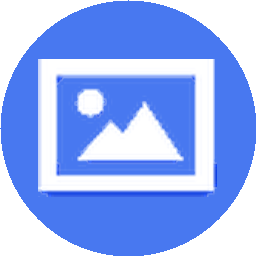
#> input picture WebSite/search/googleimage.png, 256 x 256 px
$ python normalize-icon.py ../search/googleimage.png out.png
#> lines starting #> are read from the running program, lines starting #| are printed output that depends on the picture
#!/usr/bin/env python3
"""把单个 PNG 图标归一化为统一风格。

用法：
    python scripts/normalize-icon.py <input.png> <output.png> --style <STYLE>

风格：
    circle      把 logo 放在圆形色板上（CSS border-radius:50% 会把它裁成圆）
    rounded     把 logo 放在圆角色板上
    ring        仅统一尺寸/留白，并加一个细描边环，不改背景

设计原则：
    - 不重新绘制、不变色、不转单色：保留原 logo 的图形与颜色。
    - 只统一画布尺寸、内边距、背景板形状/颜色。
"""
from __future__ import annotations

import argparse
import math
import sys
from pathlib import Path

from PIL import Image


CANVAS = 256
SAFE = 0.70  # logo 占画布直径的 70%


def luminance(rgb):
    r, g, b = rgb
    return 0.299 * r + 0.587 * g + 0.114 * b


def saturation(rgb):
    r, g, b = rgb
    mx, mn = max(r, g, b), min(r, g, b)
    if mx == 0:
        return 0
    return (mx - mn) / mx


def adjust_plate_color(color, lo=55, hi=210):
    """把 plate 颜色亮度钳到可见区间，避免在深浅主题里消失。"""
    r, g, b = color
    lum = luminance(color)
    if lum < lo:
        factor = min(2.0, (lo + 30) / max(lum, 1))
        r, g, b = min(255, int(r * factor)), min(255, int(g * factor)), min(255, int(b * factor))
    elif lum > hi:
        factor = max(0.55, (hi - 30) / max(lum, 1))
        r, g, b = int(r * factor), int(g * factor), int(b * factor)
    return (r, g, b)


def mark_looks_multicolor(im: Image.Image):
    """如果 mark 本身包含多种显著颜色（如 Google、Wikipedia），用中性底比单一主色更稳。"""
    hist = {}
    for y in range(im.size[1]):
        for x in range(im.size[0]):
            r, g, b, a = im.getpixel((x, y))
            if a < 128:
                continue
            key = (r // 18, g // 18, b // 18)
            hist[key] = hist.get(key, 0) + 1
    if not hist:
        return False
    total = sum(hist.values())
    items = sorted(hist.items(), key=lambda kv: -kv[1])
    # 第一名不够压倒，且前三名加起来不够集中
    top1_share = items[0][1] / total
    top3_share = sum(v for _, v in items[:3]) / total
    return top1_share < 0.45 and top3_share < 0.75


def normalize(input_path: str, output_path: str, style: str):
#> called with input_path = '../search/googleimage.png', output_path = 'out.png', style = 'circle'
    im = Image.open(input_path)
#> im is the input picture: PIL image 256x256 RGBA; mean R, G, B, A 91.6, 119.8, 191.1, 197.9

    # 1. 判断背景色（通常就是边缘最常见的颜色）
    rgba = im.convert("RGBA")
    bg, bg_ratio = detect_bg_color(rgba)

    # 2. 背景是否"中性"（白/黑/灰/透明）？
    bg_is_neutral = (
        bg is None  # 透明
        or max(bg) - min(bg) <= 30  # 灰
        or luminance(bg) < 35  # 近黑
        or luminance(bg) > 225  # 近白
    )

    if bg_is_neutral and bg is not None:
        # 中性背景：抠掉，用前景主色当 plate
        fg = knock_out_color(rgba, bg)
        plate_color = dominant_color(fg, ignore_transparent=True) or bg
    else:
        # 品牌色背景：用这个颜色当 plate，同时把 mark 抠出来以便放大/居中
        plate_color = bg if bg else dominant_color(rgba, ignore_transparent=True)
        fg = knock_out_color(rgba, bg) if bg else rgba

    # 多色 mark（Google、Wikipedia 等）用中性底，避免某一品牌色喧宾夺主
    if mark_looks_multicolor(fg):
        plate_color = (240, 240, 240)

    plate_color = adjust_plate_color(plate_color or (128, 128, 128))

    # 3. 按内容（mark）裁剪并缩放到安全区
    bbox = fg.getbbox()
    if bbox:
        fg = fg.crop(bbox)

    src_w, src_h = fg.size
    target = int(CANVAS * SAFE)
    scale = target / max(src_w, src_h)
    new_w = max(1, int(src_w * scale))
    new_h = max(1, int(src_h * scale))
    if (new_w, new_h) != fg.size:
        fg = fg.resize((new_w, new_h), Image.Resampling.LANCZOS)

    # 4. 新建画布并画 plate + mark
    canvas = Image.new("RGBA", (CANVAS, CANVAS), (0, 0, 0, 0))
    cx, cy = CANVAS // 2, CANVAS // 2
    radius = CANVAS // 2

    if style in ("circle", "rounded"):
        draw_plate(canvas, style, cx, cy, radius, plate_color)
        lx = (CANVAS - new_w) // 2
        ly = (CANVAS - new_h) // 2
        canvas.paste(fg, (lx, ly), fg)
    elif style == "ring":
        lx = (CANVAS - new_w) // 2
        ly = (CANVAS - new_h) // 2
        canvas.paste(fg, (lx, ly), fg)
        draw_ring(canvas, cx, cy, radius)
    else:
        raise SystemExit(f"未知风格：{style}")

    canvas.save(output_path, "PNG")


def detect_bg_color(im: Image.Image):
    """返回 (背景 RGB, 背景占比)。透明背景返回 (None, 透明占比)。"""
    w, h = im.size
#> w = 256; h = 256
    # 优先看边缘像素
    edges = []
    for y in range(h):
        for x in [0, w - 1]:
            r, g, b, a = im.getpixel((x, y))
            if a >= 128:
                edges.append((r, g, b))
#> after the loop, edges = 32 items, first 6: (72, 120, 240), (72, 120, 240), (72, 120, 240), (72, 120, 240), (72, 120, 240), (72, 120, 240)
    for x in range(w):
        for y in [0, h - 1]:
            r, g, b, a = im.getpixel((x, y))
            if a >= 128:
                edges.append((r, g, b))
#> after the loop, edges = 64 items, first 6: (72, 120, 240), (72, 120, 240), (72, 120, 240), (72, 120, 240), (72, 120, 240), (72, 120, 240)

    # 透明占比
    total = w * h
#> total = 65536
    transparent = sum(1 for y in range(h) for x in range(w) if im.getpixel((x, y))[3] < 128)
#> transparent = 14105
    if transparent / total > 0.35:
        return None, transparent / total

    if not edges:
        return None, transparent / total

    # 边缘众数（粗量化）
    quant = {}
    for c in edges:
        key = (c[0] // 8, c[1] // 8, c[2] // 8)
        quant[key] = quant.get(key, 0) + 1
#> this loop made 64 passes
#> after the loop, quant = {(9, 15, 30): 64}
    top = max(quant, key=quant.get)
#> top = (9, 15, 30)
    bg = (top[0] * 8, top[1] * 8, top[2] * 8)
#> bg = (72, 120, 240)
#> in normalize, `bg, bg_ratio = detect_bg_color(rgba)`: bg_ratio = 0
#> in luminance, `r, g, b = rgb`: r = 72; g = 120; b = 240
#> in normalize, `bg_is_neutral = ( bg is None`: bg_is_neutral = False
#> in normalize, `plate_color = bg if bg else dominant_color(rgba, ignore_transparent=Tr..`: plate_color = (72, 120, 240)
    return bg, 0.0


def knock_out_color(im: Image.Image, bg: tuple):
    """把接近 bg 的颜色变透明。"""
#> called with bg = (72, 120, 240)
    w, h = im.size
#> w = 256; h = 256
    out = Image.new("RGBA", (w, h), (0, 0, 0, 0))
#> out: PIL image 256x256 RGBA; every value is 0
    out_data = []
    for y in range(h):
        for x in range(w):
            r, g, b, a = im.getpixel((x, y))
            if a < 128 or max(abs(r - bg[0]), abs(g - bg[1]), abs(b - bg[2])) <= 28:
                out_data.append((0, 0, 0, 0))
            else:
                out_data.append((r, g, b, a))
#> after the loop, out_data = 65536 items
    out.putdata(out_data)
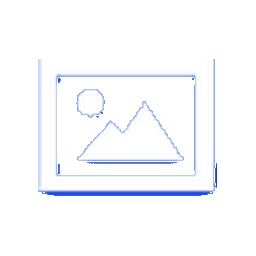
#> out: PIL image 256x256 RGBA; mean R, G, B, A 51.4, 53, 57.7, 56.9; transparent parts drawn white
#> after the loop in mark_looks_multicolor, `for y in range(im.size[1]):`: hist = 50 items
#> in mark_looks_multicolor, `total = sum(hist.values())`: total = 15005
#> in mark_looks_multicolor, `items = sorted(hist.items(), key=lambda kv: -kv[1])`: items = 50 items
#> in mark_looks_multicolor, `top1_share = items[0][1] / total`: top1_share = 0.564
#> in mark_looks_multicolor, `top3_share = sum(v for _, v in items[:3]) / total`: top3_share = 0.748
#> in adjust_plate_color, `r, g, b = color`: r = 72; g = 120; b = 240
#> in adjust_plate_color, `lum = luminance(color)`: lum = 119.3
#> in normalize, `bbox = fg.getbbox()`: bbox = (38, 59, 217, 196)
#> in normalize, `fg = fg.crop(bbox)`:
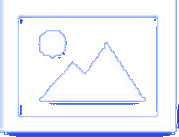
#> fg: PIL image 179x137 RGBA; mean R, G, B, A 137.4, 141.7, 154.3, 152; transparent parts drawn white
    return out


def dominant_color(im: Image.Image, ignore_transparent: bool = True):
    """返回出现最多的颜色；可选忽略透明像素。"""
    w, h = im.size
    hist = {}
    for y in range(h):
        for x in range(w):
            r, g, b, a = im.getpixel((x, y))
            if ignore_transparent and a < 128:
                continue
            key = (r // 12, g // 12, b // 12)
            hist[key] = hist.get(key, 0) + 1
    if not hist:
        return (128, 128, 128)
    top = max(hist, key=hist.get)
    return (top[0] * 12, top[1] * 12, top[2] * 12)


def draw_plate(canvas: Image.Image, style: str, cx: int, cy: int, radius: int, color: tuple):
    """在画布上画圆形或圆角矩形色板。"""
#> called with style = 'circle', cx = 128, cy = 128, radius = 128, color = (72, 120, 240)
    w, h = canvas.size
#> w = 256; h = 256
    if style == "circle":
        for y in range(h):
            for x in range(w):
                if (x - cx) ** 2 + (y - cy) ** 2 <= radius * radius:
                    canvas.putpixel((x, y), color + (255,))
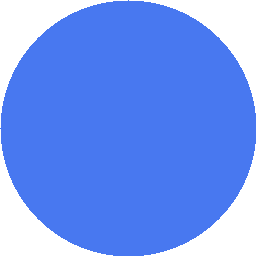
#> canvas: PIL image 256x256 RGBA; mean R, G, B, A 56.5, 94.2, 188.3, 200.1; transparent parts drawn white
    else:
        cr = CANVAS * 0.22
        for y in range(h):
            for x in range(w):
                dx, dy = abs(x - cx), abs(y - cy)
                inside = (
                    (dx <= radius - cr and dy <= radius)
                    or (dy <= radius - cr and dx <= radius)
                    or ((dx - (radius - cr)) ** 2 + (dy - (radius - cr)) ** 2 <= cr * cr)
                )
                if inside:
                    canvas.putpixel((x, y), color + (255,))


def draw_ring(canvas: Image.Image, cx: int, cy: int, radius: int):
    """细描边环。"""
    for angle in range(360):
        rad = math.radians(angle)
        for r in range(radius - 2, radius + 1):
            x = int(cx + r * math.cos(rad))
            y = int(cy + r * math.sin(rad))
            if 0 <= x < CANVAS and 0 <= y < CANVAS:
                canvas.putpixel((x, y), (239, 239, 239, 40))


if __name__ == "__main__":
    parser = argparse.ArgumentParser()
    parser.add_argument("input", help="输入 PNG")
    parser.add_argument("output", help="输出 PNG")
    parser.add_argument("--style", choices=["circle", "rounded", "ring"], default="circle")
    args = parser.parse_args()
    normalize(args.input, args.output, args.style)
    print(f"ok: {args.output}")
